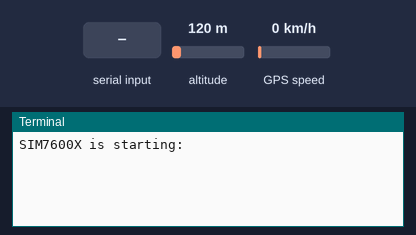
Recording of a program running on a simulated Raspberry Pi (BCM pin numbers). On the bench: the last lines printed to the terminal. Inputs (shaded band) come from the test bench; at power-on: altitude 120 m, GPS speed 0 km/h. The GPS gets a fix after 3 s at 37.7749, -122.4194 with 8 satellites; the modem accepts every AT command (registered, SIM ready, sends succeed) and sends nothing else.

Above: at 1.2 s.
1.3 s: ",,,,,,\n" received over the second serial link
5.6 s: altitude set to 20 m
At 8.5 s:
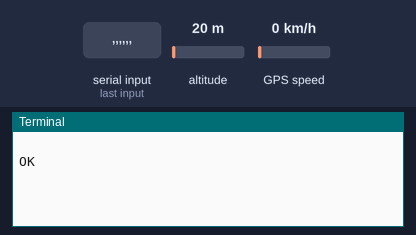
12.1 s: GPS speed set to 2 km/h
13.6 s: "1\n" received over the second serial link
15.1 s: altitude set to 250 m
At 16.7 s:
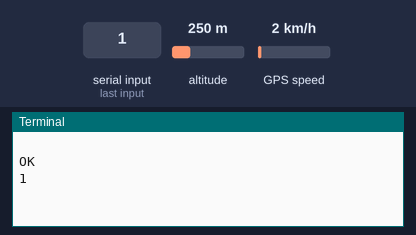

Measured:
- after the input at 5.6 s, the terminal: prints a new line after 2.5 s (image 1)

The program:

GPS.py
```python
#!/usr/bin/python
# -*- coding:utf-8 -*-
import RPi.GPIO as GPIO

import serial
import time

ser = serial.Serial('/dev/ttyS0',115200)
ser.flushInput()

power_key = 4
rec_buff = ''
rec_buff2 = ''
time_count = 0

def send_at(command,back,timeout):
	rec_buff = ''
	ser.write((command+'\r\n').encode())
	time.sleep(timeout)
	if ser.inWaiting():
		time.sleep(0.01 )
		rec_buff = ser.read(ser.inWaiting())
	if rec_buff != '':
		if back not in rec_buff.decode():
			print(command + ' ERROR')
			print(command + ' back:\t' + rec_buff.decode())
			return 0
		else:
			print(rec_buff.decode())
			return 1
	else:
		print('GPS is not ready')
		return 0

def get_gps_position():
	rec_null = True
	answer = 0
	print('Start GPS session...')
	rec_buff = ''
	send_at('AT+CGNSPWR=1','OK',1)
	time.sleep(2)
	while rec_null:
		answer = send_at('AT+CGNSINF','+CGNSINF: ',1)
		if 1 == answer:
			answer = 0
			if ',,,,,,' in rec_buff:
				print('GPS is not ready')
				rec_null = False
				time.sleep(1)
		else:
			print('error %d'%answer)
			rec_buff = ''
			send_at('AT+CGPS=0','OK',1)
			return False
		time.sleep(1.5)


def power_on(power_key):
	print('SIM7600X is starting:')
	GPIO.setmode(GPIO.BCM)
	GPIO.setwarnings(False)
	GPIO.setup(power_key,GPIO.OUT)
	time.sleep(0.1)
	GPIO.output(power_key,GPIO.HIGH)
	time.sleep(2)
	GPIO.output(power_key,GPIO.LOW)
	time.sleep(2)
	ser.flushInput()
	print('SIM7600X is ready')

def power_down(power_key):
	print('SIM7600X is loging off:')
	GPIO.output(power_key,GPIO.HIGH)
	time.sleep(3)
	GPIO.output(power_key,GPIO.LOW)
	time.sleep(2)
	print('Good bye')

try:
	power_on(power_key)
	get_gps_position()
	power_down(power_key)
except:
	if ser != None:
		ser.close()
	power_down(power_key)
	GPIO.cleanup()
if ser != None:
		ser.close()
		GPIO.cleanup()	
```
